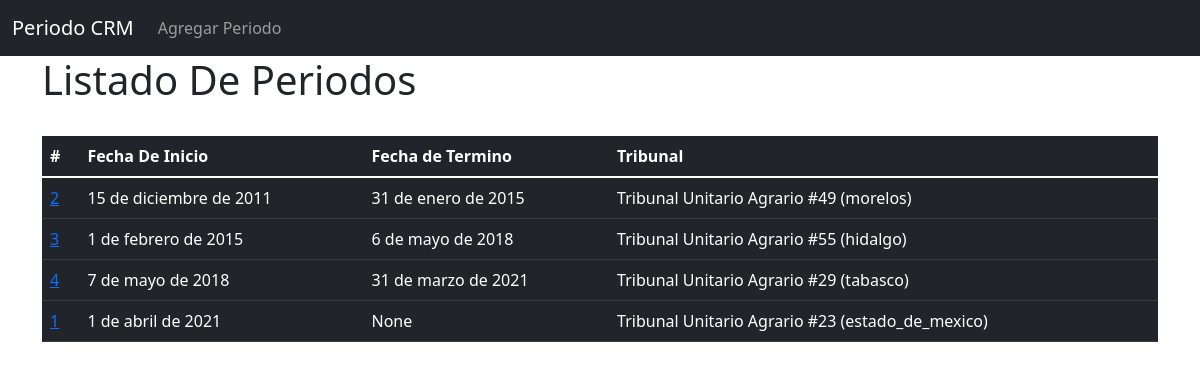
The app's page /periodo/ with its own data.
### periodo/models.py (models this page shows, shortened)
class Periodo (models.Model):
    fecha_inicio = models.DateField(auto_now=False, auto_now_add=False)
    fecha_termino = models.DateField(auto_now=False, auto_now_add=False, null=True, blank=True)
    fk_tribunal = models.ForeignKey(Tribunal, on_delete=models.CASCADE)
    class Meta:
        db_table = 'Periodo'
        verbose_name = "periodo"
        ordering = ['fecha_inicio']
        verbose_name_plural = "periodos"
    def get_absolute_url(self):
        return reverse_lazy('periodo:detail', kwargs={'pk': self.id})

### tribunal/models.py (models this page shows, shortened)
class Tribunal (models.Model):
    ESTADO_CHOICES = (
        ("", ""),
        ("aguascalientes", "Aguascalientes"),
        ("baja_california", "Baja California"),
        ("baja_california_sur", "Baja California Sur"),
        ("campeche", "Campeche"),
        ("chiapas", "Chiapas"),
        ("chihuahua", "Chihuahua"),
        ("coahuila", "Coahuila"),
        ("colima", "Colima"),
        ("cdmx", "Ciudad de México / CDMX"),
        ("durango", "Durango"),
        ("estado_de_mexico", "Estado de México"),
        ("guanajuato", "Guanajuato"),
        ("guerrero", "Guerrero"),
        ("hidalgo", "Hidalgo"),
        ("jalisco", "Jalisco"),
        ("michoacan", "Michoacán"),
        ("morelos", "Morelos"),
        ("nayarit", "Nayarit"),
        ("nuevo_leon", "Nuevo León"),
        ("oaxaca", "Oaxaca"),
        ("puebla", "Puebla"),
        ("querétaro", "Querétaro"),
        ("quintana_roo", "Quintana Roo"),
        ("san_luis_potosi", "San Luis Potosí"),
        ("sinaloa", "Sinaloa"),
        ("sonora", "Sonora"),
        ("tabasco", "Tabasco"),
        ("tamaulipas", "Tamaulipas"),
        ("tlaxcala", "Tlaxcala"),
        ("veracruz", "Veracruz"),
        ("yucatan", "Yucatán"),
        ("zacatecas", "Zacatecas"),
        ("texcoco", "Texcoco"),
    )
    nombre = models.CharField(max_length=200)
    municipio = models.CharField(max_length=100)
    estado = models.CharField(max_length=50, choices=ESTADO_CHOICES)
    class Meta:
        db_table = 'Tribunal'
        verbose_name = "tribunal"
        verbose_name_plural = "tribunales"
    def __str__(self):
        return f'{self.nombre} ({self.estado})'

### periodo/views.py (the view)
# urls.py: path('', Index.as_view(), name='index'),
class Index(ListView):
    model = Periodo
    template_name = 'periodo/index.html'

### periodo/templates/periodo/index.html (shortened to what this page needs)
{% extends 'periodo/base.html' %}
{% block content %}
<h1>Listado De Periodos</h1>
<br>
<table class="table table-dark table-hover">
    <thead>
        <tr>
            <th scope="col">#</th>
            <th scope="col">Fecha De Inicio</th>
            <th scope="col">Fecha de Termino</th>
            <th scope="col">Tribunal</th>
        </tr>
    </thead>
    <tbody>
        {% for periodo in object_list %}
        <tr>
            <td><a href="{{periodo.get_absolute_url}}">{{periodo.id}}</a></td>
            <td>{{periodo.fecha_inicio}}</td>
            <td>{{periodo.fecha_termino}}</td>
            <td>{{periodo.fk_tribunal}}</td>
        </tr>
        {% endfor %}
    </tbody>
</table>
{% endblock content %}

### records on screen
Periodo: id "2", fecha_inicio "15 de diciembre de 2011", fecha_termino "31 de enero de 2015", fk_tribunal "Tribunal Unitario Agrario #49 (morelos)"
Periodo: id "3", fecha_inicio "1 de febrero de 2015", fecha_termino "6 de mayo de 2018", fk_tribunal "Tribunal Unitario Agrario #55 (hidalgo)"
Periodo: id "4", fecha_inicio "7 de mayo de 2018", fecha_termino "31 de marzo de 2021", fk_tribunal "Tribunal Unitario Agrario #29 (tabasco)"
Periodo: id "1", fecha_inicio "1 de abril de 2021", fecha_termino "None", fk_tribunal "Tribunal Unitario Agrario #23 (estado_de_mexico)"
